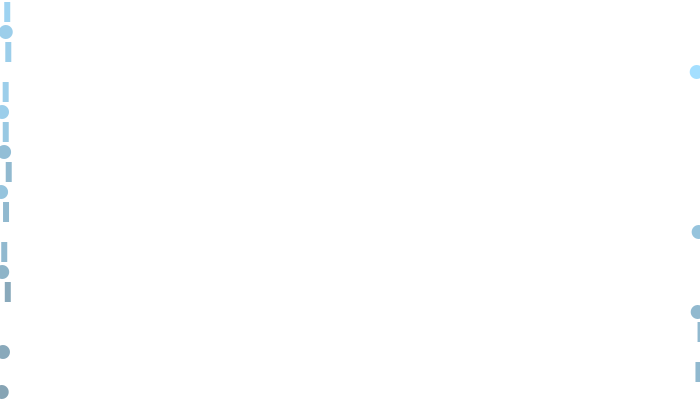
Frame 1 (no input)
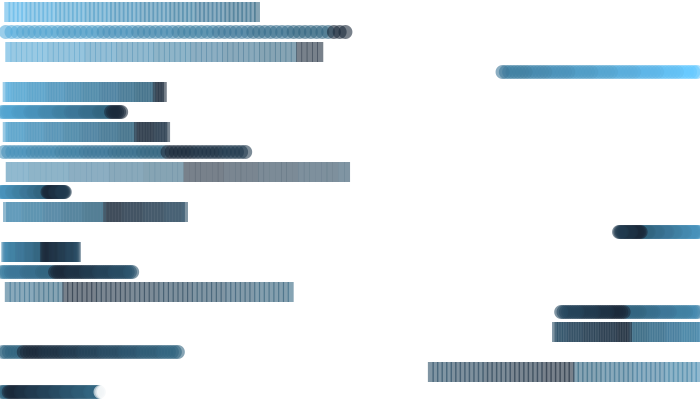
Frame 60 (the mouse pressed at the canvas centre just before this capture)
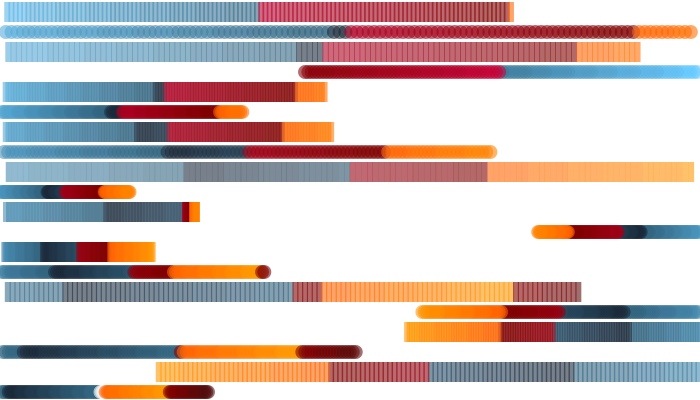
Frame 120 (the mouse held since frame 60 and released just before this capture)

The Processing sketch that drew these frames (run headless with seeded random() and noise(); from frame 60 on, the mouse is pressed at the canvas centre):

// Processing sketch: Abstract_Amoeba
// ── Abstract_Amoeba.pde
int num,cnt,colNum,colScheme;
float h,maxSpeed;
float[] x,y,speed;
boolean initialised;
float[] colR,colG,colB;
int c=0;

void setup() {
  size(700, 400);
  background(255);
  smooth();
  frameRate(30);

  cnt=0;
  maxSpeed=12;
  num=20;
  x=new float[num];
  y=new float[num];
  speed=new float[num];
  h=height/num;
  for(int i=0; i<num; i++) {
    x[i]=0;
    y[i]=h*i+2;
    speed[i]=random(maxSpeed/2-1)+1;
    if(random(100)>50) speed[i]=-speed[i];
  }
  noStroke();

  colR=new float[1000];
  colG=new float[1000];
  colB=new float[1000];

  colScheme=-1;
  initColors();
}

void draw() {
  cnt++;
  for(int i=0; i<num; i++) {
    x[i] += speed[i];
    if(x[i] < 0) { 
      x[i] += width;
    } else if(x[i] > width) { 
      x[i] -= width;
    }

    c = ((i*11+cnt*3+int(speed[i]*10))/20)%colNum;
    if(c<0) {
      c=0;
    }
    fill(colR[c],colG[c],colB[c],150);

    if(i%2==0) { 
      rect(x[i]%width, y[i], 6, h);
    }
    else { 
      ellipse(x[i]%width, y[i]+h/2, h-6, h-6);
    }
  }

//  stroke(255,10);
//  noFill();
//  strokeWeight(2);
//  for(int i=0; i < num-3; i++) {
//    line(x[i], y[i]+h/2, x[(i+3)%num], y[(i+3)%num]+h/2);
//    line(x[num-i-1], y[num-i-1]+h/2, x[(num-i-2)%num], y[(num-i-2)%num]+h/2);
//  }
  
  if(frameCount%360==0){
    initColors();
    updateSpeed();
  }
}

void initColors() {
  colNum=0;
  colScheme=(colScheme+1)%3;
  if(colScheme==0) {
    addColor(12, 100,200,255, 50,100,128);
    addColor(8, 26,41,58, 50,100,128);
    addColor(2, 255,255,255, 255,255,255);
    addColor(16, 0,0,50, 40,40,80);
    addColor(12, 100,200,255, 50,100,128);
    addColor(8, 26,41,58, 50,100,128);
    addColor(6, 0,200,20, 0,255,100);
    addColor(2, 255,255,255, 255,255,255);
    addColor(16, 0,0,50, 40,40,80);
    addColor(5, 255,200,0, 255,170,0);
  }
  else if(colScheme==1) {
    addColor(20, 255,0,100, 128,0,0);
    addColor(6, 255,100,0, 255,150,0);
    addColor(6, 128,0,0, 50,20,20);
    addColor(12, 255,255,255, 255,100,100);
    addColor(4, 255,100,0, 102,0,0);
  }
  else if(colScheme==2) {
    addColor(14, 128,163,120, 27,53,38);
    addColor(8, 64,95,0, 225,227,0);
    addColor(8, 0,150,150, 215,255,255);
    addColor(4, 168,106,170, 235,183,237);
    addColor(14, 128,163,120, 27,53,38);
    addColor(8, 64,95,0, 225,227,0);
    addColor(8, 0,150,150, 215,255,255);
    addColor(12, 92,18,96, 217,111,226);
  }
}

void addColor(float r,float g,float b) {
  colR[colNum]=r;
  colG[colNum]=g;
  colB[colNum]=b;
  colNum++;
}

void addColor(int num, float r1,float g1,float b1, float r2,float g2,float b2) {

  r2=(r2-r1)/float(num-1);
  g2=(g2-g1)/float(num-1);
  b2=(b2-b1)/float(num-1);

  for(int i=0; i<num; i++) {
    colR[colNum] = r1+r2*(float)i;
    colG[colNum] = g1+g2*(float)i;
    colB[colNum] = b1+b2*(float)i;
    colNum++;
  }
}

void updateSpeed() {
  int which = mouseY/(height/num);
  speed[which] = sq(((mouseX-width/2.0)/(width/2.0)))*maxSpeed;
  if(speed[which] < 0.2) { 
    speed[which] = 0.2;
  }
  if(mouseX < width/2) { 
    speed[which] *= -1;
  }
}

void mousePressed() {
  background(255);
  initColors();
  updateSpeed();
}
